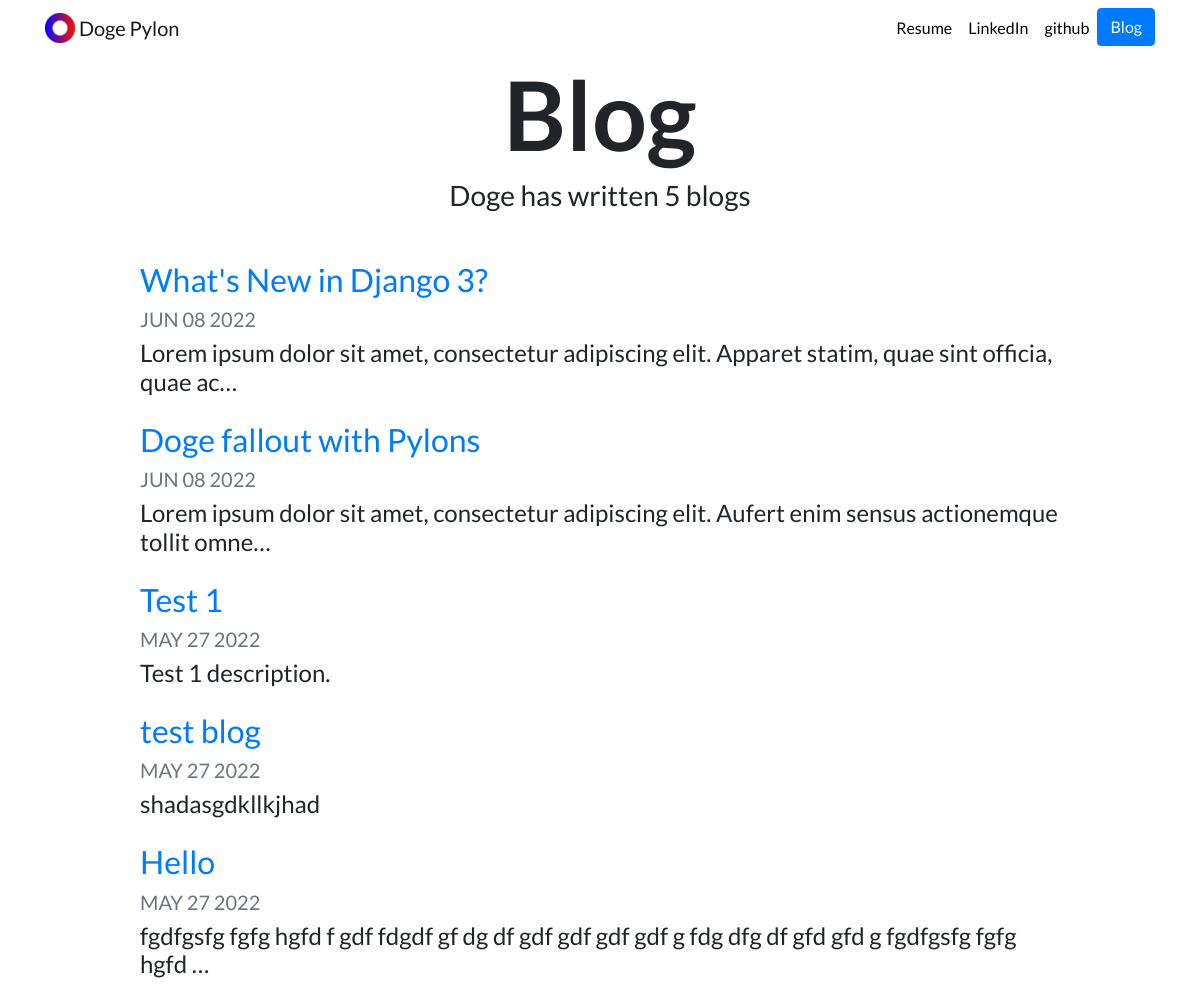
/blog/, run on an earlier commit of the app's database.
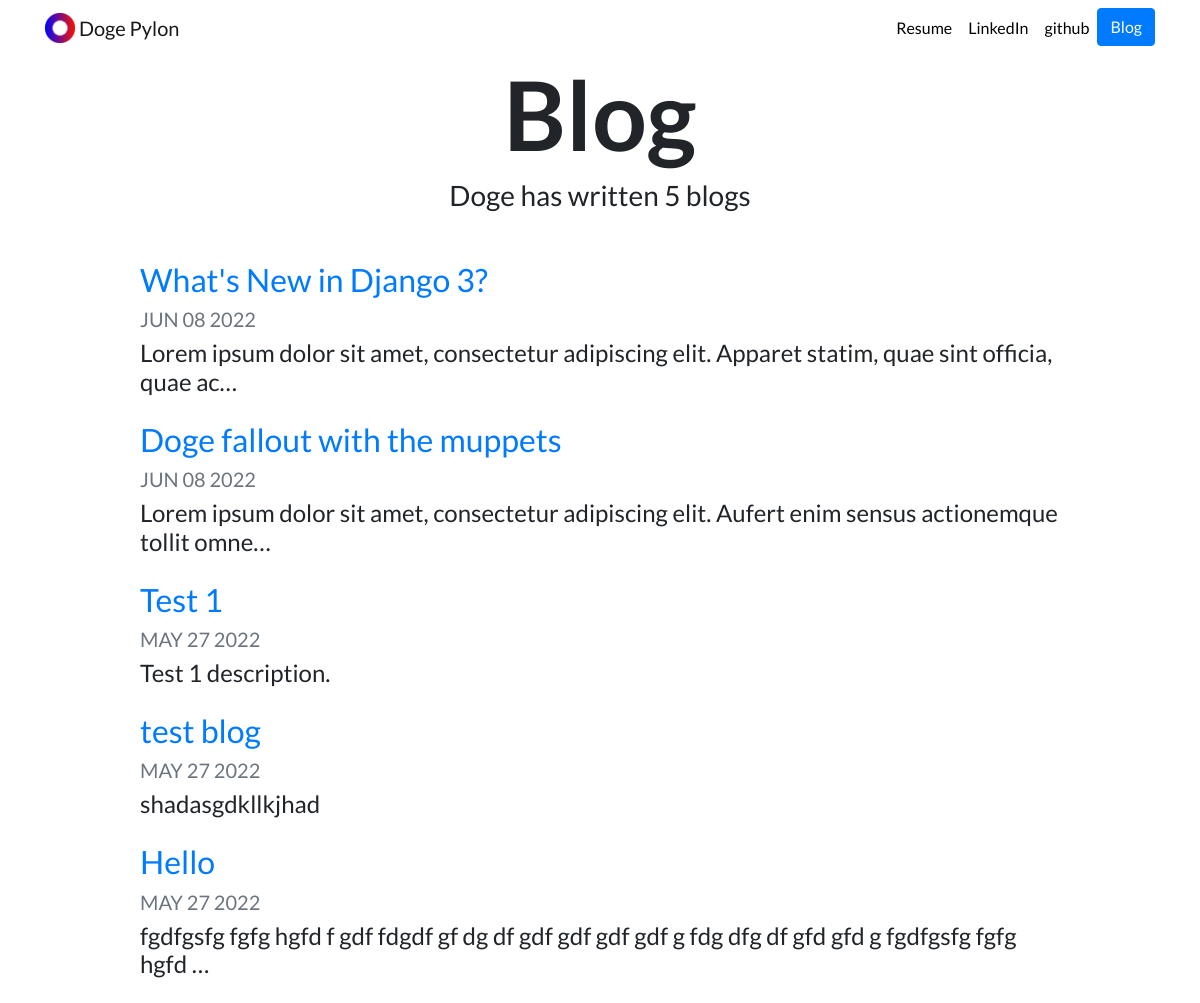
And on a later commit of the database.
### blog/models.py (models this page shows, shortened)
class Blog(models.Model):
    title = models.CharField(max_length=200)
    description = models.TextField()
    date = models.DateField()

### blog/views.py (the view)
# urls.py: path('', views.all_blogs, name='all_blogs'),
def all_blogs(request):
    blogs = Blog.objects.order_by('-date')
    return render(request, 'blog/all_blogs.html', {'blogs':blogs})

### blog/templates/blog/all_blogs.html
{% extends "portfolio/base.html" %}
{% load static %}
{% block content %}
<h1 id="blogtitle" class="font-weight-bold text-center">Blog</h1>
<h3 class="text-center mb-5">Doge has written {{ blogs.count }} blog{{ blogs.count|pluralize }}</h3>
{% for blog in blogs %}
<div class="row justify-content-center my-3">
  <div class="col-md-10">
    <a href="{% url 'blog:detail' blog.id %}">
      <h2>{{ blog.title }}</h2>
    </a>
    <h5 class="text-muted">{{ blog.date|date:'M d Y'|upper }}</h5>
    <h4>{{ blog.description|striptags|truncatechars:100 }}</h4>
  </div>
</div>
{% endfor %}
{% endblock %}

### portfolio/templates/portfolio/base.html (shortened to what this page needs)
{% load static %}
<!doctype html>
<html lang="en">
<head>
  <link rel="stylesheet" href="https://stackpath.bootstrapcdn.com/bootstrap/4.4.1/css/bootstrap.min.css">
  <link rel="stylesheet" href="{% static "portfolio/custom.css" %}">
</head>
<body>
  <nav id="topNav" class="navbar navbar-expand-md navbar-light">
    <div class="container">
      <a class="navbar-brand" href="{% url 'home' %}">
        <img src="{% static "portfolio/Logo.png" %}" width="30" height="30" class="d-inline-block align-top" alt="Logo">
        <span>Doge Pylon</span>
      </a>
      <div class="collapse navbar-collapse text-center" id="navbarNav">
        <ul class="navbar-nav ml-auto">
          <li class="nav-item">
            <a class="nav-link" href="{% static "portfolio/rocky.pdf" %}">Resume</a>
          </li>
          <li class="nav-item">
            <a class="nav-link" href="https://uk.linkedin.com/in/kentho1" target="_blank">LinkedIn</a>
          </li>
          <li class="nav-item">
            <a class="nav-link" href="https://github.com/hok1234" target="_blank">github</a>
          </li>
          <li>
            <a role="button" href="{% url 'blog:all_blogs' %}" class="btn btn-primary">Blog</a>
          </li>
        </ul>
      </div>
    </div>
  </nav>
  <div class="container">
    {% block content %}{% endblock %}
  </div>
</body>
</html>

### portfolio/static/portfolio/custom.css (style rules this page uses)
.navbar-nav .nav-link { color: rgba(0,0,0,1) !important; }
body { font-family: 'Lato', sans-serif; }
#blogtitle { font-size: 6rem; }

What changed in the data, as far as the page shows it:
changed Blog: title "Doge fallout with Pylons" → "Doge fallout with the muppets"
